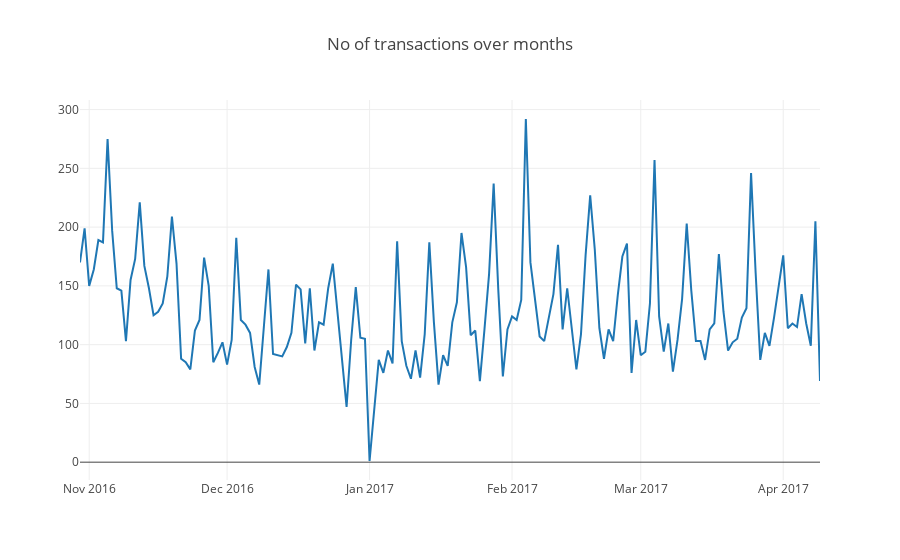

Source (notebook cell):
### Code cell
data4 = [go.Scatter(x=df.Date, y=df['Transaction'])]
layout = go.Layout(
    title='No of transactions over months',
)
fig6 = go.Figure(data=data4, layout=layout)
iplot(fig6)

### Figure 1 — Plotly figure (JSON) as saved in the notebook; plotly's stock layout.template omitted (floating-point values rounded to 4 significant figures; data arrays with more than 128 entries replaced by an {"elided": "..."} marker saying what was removed)
{"data": [{"type": "scatter", "uid": "06881373-d03c-47cf-809d-a96fbd1a6aff", "x": {"elided": "159 str values"}, "y": {"elided": "159 int values"}}], "layout": {"title": "No of transactions over months"}}
